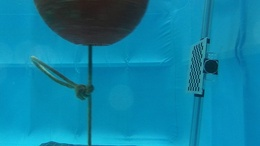
%> input picture Underwater image hanceing python/image/273.jpg, 260 x 146 px, shrunk from 960 x 540 before the run
$ octave main.m   (GNU Octave 9; MATLAB toolbox functions it lacks are replaced by stand-ins)
%> lines starting %> are read from the running program, lines starting %| are printed output that depends on the picture; in (x1, y1, x2, y2) boxes, pixels count from 0 and x2, y2 are one past the last pixel; in counts of white or black regions, pixels touching at a corner belong together; the program's own positions count from 1
%> further down, image is the input picture: size 146x260x3 uint8; mean R, G, B 13, 130, 163.8
### underwater_image_fusion-master/simple_color_balance.m
% 对图像进行灰度世界白平衡处理
% 再进行直方图自动对比度调整
function  output = simple_color_balance(image)

num = 255;

r = image(:, :, 1);
g = image(:, :, 2);
b = image(:, :, 3);
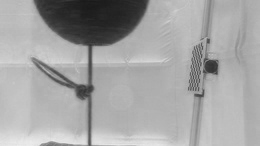
%> b: size 146x260 uint8; min 26, max 236, mean 163.8

Ravg = mean(mean(r));
%> Ravg = 13
Gavg = mean(mean(g));
%> Gavg = 130
Bavg = mean(mean(b));
%> Bavg = 163.8


Max = max([Ravg, Gavg, Bavg]);
%> Max = 163.8
ratio = [Max / Ravg, Max / Gavg, Max / Bavg];
%> ratio = [12.6 1.26 1]

satLevel =  0.005 * ratio;
%> satLevel = [0.063 0.0063 0.005]

[m,n,p] = size(image);
imgRGB_orig = zeros(p, m*n);

for i = 1 : p
   imgRGB_orig(i, : ) = reshape(double(image(:, :, i)), [1, m * n]);
end

imRGB = zeros(size(imgRGB_orig));

%直方图对比度调整
for ch = 1 : p
    q = [satLevel(ch), 1 - satLevel(ch)];
    tiles = quantile(imgRGB_orig(ch, :), q);
    temp = imgRGB_orig(ch, :);
    temp(find(temp < tiles(1))) = tiles(1);
    temp(find(temp > tiles(2))) = tiles(2);
    imRGB(ch, :) = temp;
    pmin = min(imRGB(ch, :));
    pmax = max(imRGB(ch, :));

% fac(A) = Amin + (A - Alow) * (Amax -Amin)/(Ahigh - Alow)
% 对于8bit图像，Amin = 0，Amax = 255
    imRGB(ch, :)  = (imRGB(ch, :) - pmin) * num /(pmax - pmin);
end
%> this loop made 3 passes
%> (q, pmin, pmax) on passes 1 to 3: ([0.063 0.937], 2, 39), ([0.0063 0.994], 33, 196), ([0.005 0.995], 30, 228)

output = zeros(size(image));

for i = 1 : p
        output(:, :, i) = reshape(imRGB(i, :), [m, n]);
end
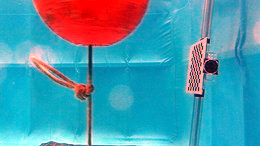
%> output: size 146x260x3 double; mean R, G, B 73.2, 151.7, 172.3

output = uint8(output);
%> output: size 146x260x3 uint8

end

### underwater_image_fusion-master/rgb_to_lab.m
function lab = rgb_to_lab(rgb)

cform = makecform('srgb2lab');  %rgb转lab公式
lab = applycform(rgb,cform);    %lab格式
%> lab: size 146x260x3 uint8; mean of channels 1, 2, 3 159.5, 115.6, 116.3

test1 = rgb(:, :, 1);
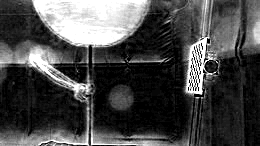
%> test1: size 146x260 uint8; min 0, max 255, mean 73.2
Max = max(test1);
%> Max = 260 values, max 255 at index 30, min 90 at index 181, mean 218.3
Min = min(test1);
%> Min = 260 values, max 7 at index 29, min 0 at index 1, mean 0.0538
test2 = rgb(:, :, 2);
test3 = rgb(:, :, 3);


test4 = lab(:, :, 1);
test5 = lab(:, :, 2);
test6 = lab(:, :, 3);
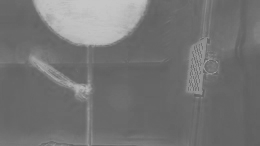
%> test6: size 146x260 uint8; min 95, max 198, mean 116.3

Max = max(test4(:));
%> Max = 255
Min = min(test4(:));
%> Min = 6

end

### underwater_image_fusion-master/bilateralFilter.m
%
% output = bilateralFilter( data, edge, ...
%                          edgeMin, edgeMax, ...
%                          sigmaSpatial, sigmaRange, ...
%                          samplingSpatial, samplingRange )
%
% Bilateral and Cross-Bilateral Filter using the Bilateral Grid.
%
% Bilaterally filters the image 'data' using the edges in the image 'edge'.
% If 'data' == 'edge', then it the standard bilateral filter.
% Otherwise, it is the 'cross' or 'joint' bilateral filter.
% For convenience, you can also pass in [] for 'edge' for the normal
% bilateral filter.
%
% Note that for the cross bilateral filter, data does not need to be
% defined everywhere.  Undefined values can be set to 'NaN'.  However, edge
% *does* need to be defined everywhere.
%
% data and edge should be of the greyscale, double-precision floating point
% matrices of the same size (i.e. they should be [ height x width ])
%
% data is the only required argument
%
% edgeMin and edgeMax specifies the min and max values of 'edge' (or 'data'
% for the normal bilateral filter) and is useful when the input is in a
% range that's not between 0 and 1.  For instance, if you are filtering the
% L channel of an image that ranges between 0 and 100, set edgeMin to 0 and
% edgeMax to 100.
%
% edgeMin defaults to min( edge( : ) ) and edgeMax defaults to max( edge(:)).
% This is probably *not* what you want, since the input may not span the
% entire range.
%
% sigmaSpatial and sigmaRange specifies the standard deviation of the space
% and range gaussians, respectively.
% sigmaSpatial defaults to min( width, height ) / 16
% sigmaRange defaults to ( edgeMax - edgeMin ) / 10.
%
% samplingSpatial and samplingRange specifies the amount of downsampling
% used for the approximation.  Higher values use less memory but are also
% less accurate.  The default and recommended values are:
%
% samplingSpatial = sigmaSpatial
% samplingRange = sigmaRange
%

function output = bilateralFilter( data, edge, edgeMin, edgeMax,...
    sigmaSpatial, sigmaRange, samplingSpatial, samplingRange )

if( ndims( data ) > 2 ),
    error( 'data must be a greyscale image with size [ height, width ]' );
end

if( ~isa( data, 'double' ) ),
    error( 'data must be of class "double"' );
end

if ~exist( 'edge', 'var' ),
    edge = data;
elseif isempty( edge ),
    edge = data;
end

if( ndims( edge ) > 2 ),
    error( 'edge must be a greyscale image with size [ height, width ]' );
end

if( ~isa( edge, 'double' ) ),
    error( 'edge must be of class "double"' );
end

inputHeight = size( data, 1 );
inputWidth = size( data, 2 );

if ~exist( 'edgeMin', 'var' ),
    edgeMin = min( edge( : ) );
%> edgeMin = 6
    %warning( 'edgeMin not set!  Defaulting to: %f\n', edgeMin );
end

if ~exist( 'edgeMax', 'var' ),
    edgeMax = max( edge( : ) );
%> edgeMax = 255
    %warning( 'edgeMax not set!  Defaulting to: %f\n', edgeMax );
end

edgeDelta = edgeMax - edgeMin;
%> edgeDelta = 249

if ~exist( 'sigmaSpatial', 'var' ),
    sigmaSpatial = min( inputWidth, inputHeight ) / 16;
    %fprintf( 'Using default sigmaSpatial of: %f\n', sigmaSpatial );
end

if ~exist( 'sigmaRange', 'var' ),
    sigmaRange = 0.1 * edgeDelta;
%> sigmaRange = 24.9
    %fprintf( 'Using default sigmaRange of: %f\n', sigmaRange );
end

if ~exist( 'samplingSpatial', 'var' ),
    samplingSpatial = sigmaSpatial;
end

if ~exist( 'samplingRange', 'var' ),
    samplingRange = sigmaRange;
%> samplingRange = 24.9
end

if size( data ) ~= size( edge ),
    error( 'data and edge must be of the same size' );
end

% parameters
derivedSigmaSpatial = sigmaSpatial / samplingSpatial;
derivedSigmaRange = sigmaRange / samplingRange;
%> derivedSigmaRange = 1

paddingXY = floor( 2 * derivedSigmaSpatial ) + 1;
paddingZ = floor( 2 * derivedSigmaRange ) + 1;
%> paddingZ = 3

% allocate 3D grid
downsampledWidth = floor( ( inputWidth - 1 ) / samplingSpatial )...
    + 1 + 2 * paddingXY;
downsampledHeight = floor( ( inputHeight - 1 ) / samplingSpatial )...
    + 1 + 2 * paddingXY;
downsampledDepth = floor( edgeDelta / samplingRange ) + 1 + 2 * paddingZ;
%> downsampledDepth = 17

gridData = zeros( downsampledHeight, downsampledWidth, downsampledDepth );
gridWeights = zeros( downsampledHeight, downsampledWidth, downsampledDepth );

% compute downsampled indices
[ jj, ii ] = meshgrid( 0 : inputWidth - 1, 0 : inputHeight - 1 );

% ii =
% 0 0 0 0 0
% 1 1 1 1 1
% 2 2 2 2 2

% jj =
% 0 1 2 3 4
% 0 1 2 3 4
% 0 1 2 3 4

% so when iterating over ii( k ), jj( k )
% get: ( 0, 0 ), ( 1, 0 ), ( 2, 0 ), ... (down columns first)

di = round( ii / samplingSpatial ) + paddingXY + 1;
dj = round( jj / samplingSpatial ) + paddingXY + 1;
dz = round( ( edge - edgeMin ) / samplingRange ) + paddingZ + 1;

% perform scatter (there's probably a faster way than this)
% normally would do downsampledWeights( di, dj, dk ) = 1, but we have to
% perform a summation to do box downsampling
for k = 1 : numel( dz ),

    dataZ = data( k ); % traverses the image column wise, same as di( k )
    if ~isnan( dataZ  ),

        dik = di( k );
        djk = dj( k );
        dzk = dz( k );

        gridData( dik, djk, dzk ) = gridData( dik, djk, dzk ) + dataZ;
        gridWeights( dik, djk, dzk ) = gridWeights( dik, djk, dzk ) + 1;

    end
end
%> this loop made 37960 passes
%> (dataZ, dzk) on passes 1 to 8: (173, 11), (172, 11), (170, 11), (170, 11), (169, 11), (169, 11), (169, 11), (167, 10)
%> after the loop, dik = 20; djk = 32; dzk = 10

% make gaussian kernel
kernelWidth = 2 * derivedSigmaSpatial + 1;
kernelHeight = kernelWidth;
kernelDepth = 2 * derivedSigmaRange + 1;
%> kernelDepth = 3

halfKernelWidth = floor( kernelWidth / 2 );
halfKernelHeight = floor( kernelHeight / 2 );
halfKernelDepth = floor( kernelDepth / 2 );
%> halfKernelDepth = 1

[gridX, gridY, gridZ] = meshgrid( 0 : kernelWidth - 1,...
    0 : kernelHeight - 1, 0 : kernelDepth - 1 );
gridX = gridX - halfKernelWidth;
gridY = gridY - halfKernelHeight;
gridZ = gridZ - halfKernelDepth;
gridRSquared = ( gridX .* gridX + gridY .* gridY ) /...
    ( derivedSigmaSpatial * derivedSigmaSpatial ) +...
    ( gridZ .* gridZ ) / ( derivedSigmaRange * derivedSigmaRange );
kernel = exp( -0.5 * gridRSquared );

% convolve
blurredGridData = convn( gridData, kernel, 'same' );
blurredGridWeights = convn( gridWeights, kernel, 'same' );

% divide
% avoid divide by 0, won't read there anyway
blurredGridWeights( blurredGridWeights == 0 ) = -2;
normalizedBlurredGrid = blurredGridData ./ blurredGridWeights;
% put 0s where it's undefined
normalizedBlurredGrid( blurredGridWeights < -1 ) = 0;

% for debugging
% blurredGridWeights( blurredGridWeights < -1 ) = 0; % put zeros back

% upsample
% meshgrid does x, then y, so output arguments need to be reversed
[ jj, ii ] = meshgrid( 0 : inputWidth - 1, 0 : inputHeight - 1 );
% no rounding
di = ( ii / samplingSpatial ) + paddingXY + 1;
dj = ( jj / samplingSpatial ) + paddingXY + 1;
dz = ( edge - edgeMin ) / samplingRange + paddingZ + 1;

% interpn takes rows, then cols, etc
% i.e. size(v,1), then size(v,2), ...
output = interpn( normalizedBlurredGrid, di, dj, dz );
%> output: size 146x260 double
end

### underwater_image_fusion-master/lab_to_rgb.m
function rgb = lab_to_rgb(lab)

cform = makecform('lab2srgb');
rgb = applycform(lab,cform);

% [12 lines of commented-out code are left out]


end

### underwater_image_fusion-master/saliency_detection.m
%---------------------------------------------------------
% Copyright (c) 2009 Radhakrishna Achanta [EPFL]
% Contact: firstname.lastname@epfl.ch
%---------------------------------------------------------
% Citation:
% @InProceedings{LCAV-CONF-2009-012,
%    author      = {Achanta, Radhakrishna and Hemami, Sheila and Estrada,
%                  Francisco and S?strunk, Sabine},
%    booktitle   = {{IEEE} {I}nternational {C}onference on {C}omputer
%                  {V}ision and {P}attern {R}ecognition},
%    year        = 2009
% }
%---------------------------------------------------------
% Please note that the saliency maps generated using this
% code may be slightly different from those of the paper.
% This seems to be because the RGB to Lab conversion is
% different from the one used for the results in the C++ code.
% The C++ code is available on the same page as this matlab
% code (http://ivrg.epfl.ch/supplementary_material/RK_CVPR09/index.html)
% One should preferably use the C++ as reference and use
% this matlab implementation mostly as proof of concept
% demo code.
%---------------------------------------------------------
function sm = saliency_detection(img)
%
%---------------------------------------------------------
% Read image and blur it with a 3x3 or 5x5 Gaussian filter
%---------------------------------------------------------
%img = imread('input_image.jpg');%Provide input image path
gfrgb = imfilter(img, fspecial('gaussian', 3, 3), 'symmetric', 'conv');
%---------------------------------------------------------
% Perform sRGB to CIE Lab color space conversion (using D65)
%---------------------------------------------------------
%cform = makecform('srgb2lab', 'whitepoint', whitepoint('d65'));
cform = makecform('srgb2lab');
lab = applycform(gfrgb,cform);
%---------------------------------------------------------
% Compute Lab average values (note that in the paper this
% average is found from the unblurred original image, but
% the results are quite similar)
%---------------------------------------------------------
l = double(lab(:,:,1)); lm = mean(mean(l));
a = double(lab(:,:,2)); am = mean(mean(a));
b = double(lab(:,:,3)); bm = mean(mean(b));
%---------------------------------------------------------
% Finally compute the saliency map and display it.
%---------------------------------------------------------
sm = (l-lm).^2 + (a-am).^2 + (b-bm).^2;
%imshow(sm,[]);
%---------------------------------------------------------

### underwater_image_fusion-master/gaussian_pyramid.m
% 高斯金字塔实现步骤：
% 1. 对j级图像进行一个滤波处理（高斯金字塔则采用高斯低通滤波）;
% 2. 对j级图像进行步长2的下采样操作，得到 j-1 级图像;
% 3. 对上1,2步进行迭代操作，直到输出第0级图像结束。

function output = gaussian_pyramid(image, level)

h =1/16 * [1, 4, 6, 4, 1];
filt = h' * h;

% filt = 1/256 * [ 1  4  6  4 1;      % 高斯内核
%                 4 16 24 16 4;
%                 6 24 36 24 6;
%                 4 16 24 16 4;
%                 1  4  6  4 1 ];

output{1} = imfilter(image, filt, 'replicate', 'conv');
temp_img = image;

for i = 2 : level
    temp_img = temp_img(1: 2: end, 1: 2: end);  %向下采样，缩小图像，步长为2
    output{i} = imfilter(temp_img, filt, 'replicate', 'conv');
end

end

### underwater_image_fusion-master/laplacian_pyramid.m
% 拉普拉斯金字塔（作用：重建高斯金字塔）
function output = laplacian_pyramid(image, level)

h = 1/16 * [1, 4, 6, 4, 1];
filt = h'* h;

output{1} = image;
temp_img = image;

for i = 2 : level   % 滤波，下采样
    temp_img = temp_img(1: 2: end, 1: 2: end);
    output{i} = imfilter(temp_img, filt, 'replicate', 'conv');
end

% 计算预测残差，重建后的图像减去原始的第j级输入图像
% 即第i层为高斯金字塔i层与 i+1 层经过内插放大后图像的差
for i = 1 : level - 1
   [m, n] = size(output{i});
   output{i} = output{i} - imresize(output{i + 1}, [m, n]);
end

end

### underwater_image_fusion-master/pyramid_reconstruct.m
function output = pyramid_reconstruct(pyramid)

level = length(pyramid);

for i = level : -1 :2
    [m, n] = size(pyramid{i - 1});
    pyramid{i - 1} = pyramid{i -1} + imresize(pyramid{i}, [m, n]);
end

output = pyramid{1};
end

### underwater_image_fusion-master/UCIQE.m
%%%Underwater Color Image Quality Metric%%%%%%%
function Qualty_Val=UCIQE(I,Coe_Metric)

%%% Trained coefficients are c1=0.4680, c2=0.2745, c3=0.2576.
%% UCIQE=c1*Var_Chr+c2*Con_lum+c3*Aver_Sat
%%%%%%%   Var_chr   is 考c : the standard deviation of chroma
%%%%%%%   Con_lum is conl: the contrast of luminance
%%%%%%%   Aver_Sat  is 米s : the average of saturation
%%%%%%%   Coe_Metric=[c1, c2, c3]are weighted coefficients.
if nargin==1
    %% According to training result mentioned in the paper:
    %% Obtained coefficients are c1=0.4680, c2=0.2745, c3=0.2576.
    Coe_Metric=[0.4680    0.2745    0.2576];
end
%%%Transform to Lab color space
cform = makecform('srgb2lab');
Img_lab = applycform(I, cform);

Img_lum=double(Img_lab(:,:,1));
Img_lum=Img_lum./255+ eps;

Img_a=double(Img_lab(:,:,2))./255;
Img_b=double(Img_lab(:,:,3))./255;
%%%% Chroma
Img_Chr=sqrt(Img_a(:).^2+Img_b(:).^2);
%%%% Saturation
Img_Sat=Img_Chr./sqrt(Img_Chr.^2+Img_lum(:).^2);

%% Average of saturation
Aver_Sat=mean(Img_Sat);
%% Average of Chroma
Aver_Chr=mean(Img_Chr);
%%% Variance of Chroma
Var_Chr =sqrt(mean((abs(1-(Aver_Chr./Img_Chr).^2))));
%%% Contrast of luminance
Tol=stretchlim(Img_lum);
Con_lum=Tol(2)-Tol(1);
%%% get final quality value
Qualty_Val=Coe_Metric(1)*Var_Chr+Coe_Metric(2)*Con_lum+Coe_Metric(3)*Aver_Sat;

### underwater_image_fusion-master/main.m
%《Enhancing Underwater Images and Videos by Fusion》 code
clc;
clear all;
close all;

% path = "E:/数据集/水池/大水池图像/8.jpg";
path = "../273.jpg";
% path = 'E:/数据集/水池/大水池图像/102.jpg';
% path= "E:\UCAS_spring_learning\水下Nerf三维重建\图像增强\Enhancing Underwater Images and Videos by Fusion\IMG_1907.JPG";

image = imread(path);
figure,imshow(image),title("origin image");

tic;

%%%%%%%%%%%%%%%%%%%%%%%%%%%%%%%%%%%%%%%%%%%%%%%%%%
% deal with input image for fusion
% input1
%%%%%%%%%%%%%%%%%%%%%%%%%%%%%%%%%%%%%%%%%%%%%%%%%%
img1 = simple_color_balance(image);
lab1 = rgb_to_lab(img1);    %rgb change to lab

test1 = lab1(:, :, 1);
test2 = lab1(:, :, 2);
test3 = lab1(:, :, 3);

figure,subplot(1,2,1),imshow(img1),title("imupt1 image");


% input2
lab2 = lab1;

% bilateralFilter deal with luminance channel

lab2(:, :, 1) = uint8(bilateralFilter(double(lab2(:, :, 1))));
%lab2(:, :, 1) = uint8(guidedfilter(double(rgb2gray(image)),double(lab2(:, :, 1)), 15*4, 10^-6) );

% adaptive histogram equalization
lab2(:, :, 1) = adapthisteq(lab2(:, :, 1));
img2 = lab_to_rgb(lab2);

subplot(1,2,2),imshow(img2),title("imupt2 image");
%%%%%%%%%%%%%%%%%%%%%%%%%%%%%%%%%%%%%%%%%%%%%%%%%%

%%%%%%%%%%%%%%%%%%%%%%%%%%%%%%%%%%%%%%%%%%%%%%%%%%
% calculate weight
%%%%%%%%%%%%%%%%%%%%%%%%%%%%%%%%%%%%%%%%%%%%%%%%%%
R1 = double(lab1(:, :, 1)/255);
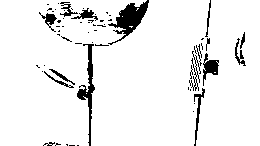
%> R1: size 146x260 double; values 0 (black) and 1 (white), 93% white; 63 black regions (47 under 20 px), largest, box (x1, y1, x2, y2) and area: (108, 0, 149, 45) 693, (77, 44, 95, 146) 478, (203, 53, 219, 86) 233
R2 = double(lab2(:, :, 1)/255);
%> R2: size 146x260 double; values 0 (black) and 1 (white), 91.9% white; 57 black regions (43 under 20 px), largest, box (x1, y1, x2, y2) and area: (40, 44, 109, 146) 704, (110, 0, 149, 45) 700, (203, 38, 219, 86) 264

%1. Laplacian contrast weight (Laplacian filiter on input luminance channel)
WL1 = abs(imfilter(R1, fspecial('Laplacian'), 'replicate', 'conv'));
WL2 = abs(imfilter(R2, fspecial('Laplacian'), 'replicate', 'conv'));

% 2. Local contrast weight
h = 1/16 * [1, 4, 6, 4, 1];

whc = pi / 2.75;  % high frequency cut-off value

WLC1 = imfilter(R1, h' * h, 'replicate', 'conv');
WLC1(find(WLC1 > whc)) = whc;
WLC1 = (R1 - WLC1).^2;

WLC2 = imfilter(R2, h' * h, 'replicate', 'conv');
WLC2(find(WLC2 > whc)) = whc;
WLC2 = (R2 - WLC2).^2;

% 3. Saliency weight
WS1 = saliency_detection(img1);
%> in saliency_detection, `lm = mean(mean(l))`: lm = 159.3
%> in saliency_detection, `am = mean(mean(a))`: am = 115.3
%> in saliency_detection, `bm = mean(mean(b))`: bm = 116.1
WS2 = saliency_detection(img2);
%> in saliency_detection (call 2), `l = double(lab(:,:,1))`:
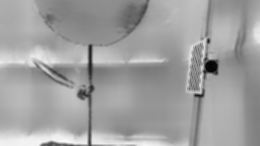
%> l: size 146x260 double; min 4, max 251, mean 159.8
%> in saliency_detection (call 2), `lm = mean(mean(l))`: lm = 159.8
%> in saliency_detection (call 2), `am = mean(mean(a))`: am = 115.4

% 4. Exposedness weight
average = 0.5;
sigma = 0.25;

WE1 = exp(-(R1 - average).^2 / (2 * sigma^2));
%> WE1: size 146x260 double; every value is 0.135
WE2 = exp(-(R2 - average).^2 / (2 * sigma^2));

% normalized weight
W1 = (WL1 + WLC1 + WS1 + WE1) ./ (WL1 + WLC1 + WS1 + WE1 + WL2 + WLC2 + WS2 + WE2);
W2 = (WL2 + WLC2 + WS2 + WE2) ./ (WL1 + WLC1 + WS1 + WE1 + WL2 + WLC2 + WS2 + WE2);
%%%%%%%%%%%%%%%%%%%%%%%%%%%%%%%%%%%%%%%%%%%%%%%%%%

%%%%%%%%%%%%%%%%%%%%%%%%%%%%%%%%%%%%%%%%%%%%%%%%%%
% image fusion
% R(x,y) = sum G{W} * L{I}
%%%%%%%%%%%%%%%%%%%%%%%%%%%%%%%%%%%%%%%%%%%%%%%%%%
level = 5;

% weight gaussian pyramid
Weight1 = gaussian_pyramid(W1, level);
%> after the loop in gaussian_pyramid, `for i = 2 : level`: output = 5 items
%> Weight1 = 5 items
Weight2 = gaussian_pyramid(W2, level);
%> the loop in gaussian_pyramid (call 2), `for i = 2 : level` made 4 passes
%> pass 2, in gaussian_pyramid (call 2), `temp_img = temp_img(1: 2: end, 1: 2: end);`:
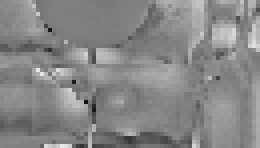
%> temp_img: size 37x65 double (shown 4 times larger); min 0.0619, max 0.917, mean 0.53
%> Weight2 = 5 items

% image laplacian pyramid
% input1
r1 = laplacian_pyramid(double(double(img1(:, :, 1))), level);
%> the loop in laplacian_pyramid, `for i = 1 : level - 1` made 4 passes
%> (m, n) on passes 1 to 4: (146, 260), (73, 130), (37, 65), (19, 33)
%> r1 = 5 items
g1 = laplacian_pyramid(double(double(img1(:, :, 2))), level);
%> the loop in laplacian_pyramid (call 2), `for i = 1 : level - 1` made 4 passes
%> g1 = 5 items
b1 = laplacian_pyramid(double(double(img1(:, :, 3))), level);
%> b1 = 5 items
% input2
r2 = laplacian_pyramid(double(double(img2(:, :, 1))), level);
%> r2 = 5 items
g2 = laplacian_pyramid(double(double(img2(:, :, 2))), level);
%> g2 = 5 items
b2 = laplacian_pyramid(double(double(img2(:, :, 3))), level);
%> b2 = 5 items

% fusion
for i = 1 : level
    R_r{i} = Weight1{i} .* r1{i} + Weight2{i} .* r2{i};
    G_g{i} = Weight1{i} .* g1{i} + Weight2{i} .* g2{i};
    B_b{i} = Weight1{i} .* b1{i} + Weight2{i} .* b2{i};
end
%> after the loop, B_b = 5 items; G_g = 5 items; R_r = 5 items

% pyramin reconstruct
R = pyramid_reconstruct(R_r);
%> in pyramid_reconstruct, `level = length(pyramid);`: level = 5
%> the loop in pyramid_reconstruct, `for i = level : -1 :2` made 4 passes
%> (i, m, n) on passes 1, 2, 4: (5, 19, 33), (4, 37, 65), (2, 146, 260)
%> after the loop in pyramid_reconstruct, `for i = level : -1 :2`: pyramid = 5 items
G = pyramid_reconstruct(G_g);
%> the loop in pyramid_reconstruct (call 2), `for i = level : -1 :2` made 4 passes
B = pyramid_reconstruct(B_b);

fusion = cat(3, uint8(R), uint8(G),uint8(B));
%%%%%%%%%%%%%%%%%%%%%%%%%%%%%%%%%%%%%%%%%%%%%%%%%%
uciqe = UCIQE(fusion)
%> in UCIQE, `Aver_Sat=mean(Img_Sat);`: Aver_Sat = 0.702
%> in UCIQE, `Aver_Chr=mean(Img_Chr);`: Aver_Chr = 0.643
%> in UCIQE, `Var_Chr =sqrt(mean((abs(1-(Aver_Chr./Img_Chr).^2))));`: Var_Chr = 0.551
%> in UCIQE, `Tol=stretchlim(Img_lum);`: Tol = [0.22; 0.933]
%> in UCIQE, `Con_lum=Tol(2)-Tol(1);`: Con_lum = 0.714
%> in UCIQE, `Qualty_Val=Coe_Metric(1)*Var_Chr+Coe_Metric(2)*Con_lum+Coe_Metric(3)*A..`: Qualty_Val = 0.634
%> uciqe = 0.634

toc;
figure,imshow(fusion),title("fusion image");
